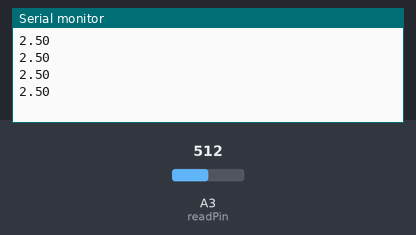
A sketch run on a simulated Arduino Uno, built with avr-gcc and run on an emulated ATmega328P. On the bench: the last lines printed to the serial monitor. The inputs (shaded band) are chosen by the test bench; at power-on: A3 (readPin) = 512.

Above: at 1.2 s.
1.3 s: A3 (readPin) set to 716
At 1.71 s:
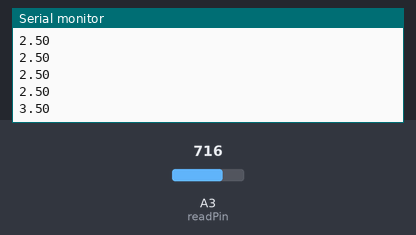
2.8 s: A3 (readPin) set to 900
At 2.91 s:
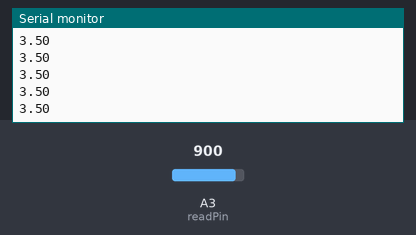
Timing chart, 0 to 5.8 s (numbered marks = the images above; inputs shaded):
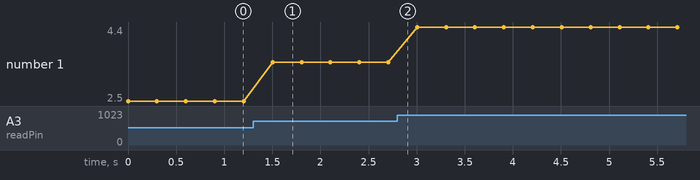

The sketch:

INO_ANALOGE_V_READ.ino
```cpp
/*
A0-A5: Analog in az analog adatok olvasására van
*/

int readPin=A3;
float V2 = 0;
int aktVal;
int delayTime  =300;

void setup() {
  // put your setup code here, to run once:
  pinMode(readPin,INPUT);
  Serial.begin(9600);
}

void loop() {

aktVal = analogRead(readPin);
V2 = (5./1023.)*aktVal;
Serial.println(V2);
delay(delayTime);
}
```

Measured:
- after the input at 1.3 s, the serial monitor: prints a new line after 0.20 s (image 1)
- plotted number 1: 2.5 → 3.5 after the input at 1.3 s, 3.5 → 4.4 after the input at 2.8 s
